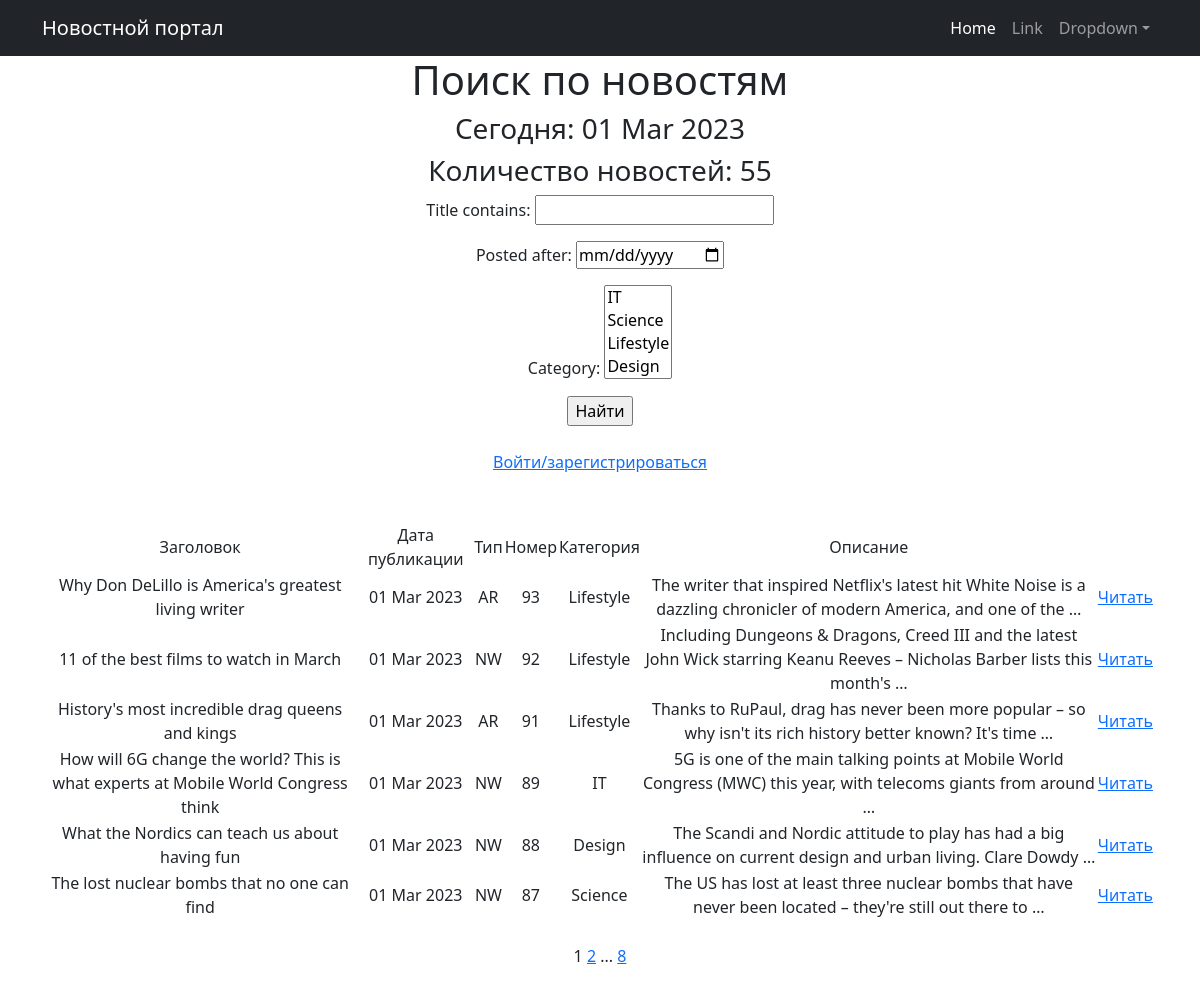
/news/search, run on the app's committed database.
### news/models.py (models this page shows, shortened)
class Post(models.Model):
    author = models.ForeignKey(Author, on_delete=models.CASCADE)
    NEWS = 'NW'
    ARTICLE = 'AR'
    CATEGORY_CHOICES = (
        (NEWS, 'Новость'),
        (ARTICLE, 'Статья'),
    )
    categoryType = models.CharField(max_length=2, choices=CATEGORY_CHOICES, default=ARTICLE)
    dateCreation = models.DateTimeField(auto_now_add=True)
    postCategory = models.ManyToManyField(Category, through='PostCategory')
    title = models.CharField(max_length=128)
    text = models.TextField()
    rating = models.SmallIntegerField(default=0)

class Category(models.Model):
    name = models.CharField(max_length=64, unique=True)
    subscribers = models.ManyToManyField(User, related_name='categories')
    class Meta:
        verbose_name = 'Category'
        verbose_name_plural = 'Categories'
    def __str__(self):
        return self.name

### news/views.py (the view)
# urls.py: path('search', NewsSearchList.as_view(), name='search'),
class NewsSearchList(ListView):
    model = Post
    ordering = '-dateCreation'
    template_name = 'search.html'
    context_object_name = 'news'
    paginate_by = 7
    def get_queryset(self):
        queryset = super().get_queryset()
        self.filterset = NewsFilter(self.request.GET, queryset)
        return self.filterset.qs
    def get_context_data(self, **kwargs):
        context = super().get_context_data(**kwargs)
        context['all_news'] = Post.objects.all()
        context['filterset'] = self.filterset
        return context

### news/templatetags/custom_filters.py (called while the page is built)
@register.filter()
def censor(value):
    censor_replace = str(value)
    for key in censored_words.keys():
        censor_replace = censor_replace.replace(key, censored_words[key])
    return censor_replace

### news/templatetags/custom_tags.py (called while the page is built)
@register.simple_tag()
def current_time(format_string='%d %b %Y'):
   return datetime.utcnow().strftime(format_string)

@register.simple_tag(takes_context=True)
def url_replace(context, **kwargs):
   d = context['request'].GET.copy()
   for k, v in kwargs.items():
       d[k] = v
   return d.urlencode()

### templates/search.html (shortened to what this page needs)
{% extends 'flatpages/default.html' %}
{% load custom_filters %}
{% load custom_tags %}
{% block content %}
   <h1>Поиск по новостям</h1>
   <h3>Сегодня: {% current_time '%d %b %Y' %}</h3>
   <h3>Количество новостей: {{ all_news|length }}</h3>
   <form action="" method="get">
       {{ filterset.form.as_p }}
       <input type="submit" value="Найти" />
   </form>
<br>
{% if user.is_authenticated %}
<a href="{% url 'logout' %}">Выйти из аккаунта</a><br><br><br>
{% else %}
<a href="{% url 'login' %}">Войти/зарегистрироваться</a><br><br><br>
{% endif %}
       <table>
          <tr>
               <td>   Заголовок   </td>
               <td>   Дата публикации   </td>
               <td>   Тип   </td>
               <td>   Номер   </td>
               <td>   Категория   </td>
               <td>  Описание   </td>
           </tr>
           {% for post in news %}
           {% for cat in post.postCategory.all %}
           <tr>
               <td>{{ post.title|censor }}</td>
               <td>{{ post.dateCreation|date:'d M Y' }}</td>
               <td>{{ post.categoryType }}</td>
               <td>{{ post.pk }}</td>
               <td>{{ cat.name }}</td>
               <td>{{ post.text|truncatewords:20|censor }}</td>
               <td><a href='{% url 'post_detail' post.id %}'>Читать</a></td>
                <td>
               </td>
               <td>
               </td>
           </tr>
           {% endfor %}
           {% endfor %}
       </table>
<br>
   {{ page_obj.number }}
   {% if page_obj.has_next %}
       <a href="?{% url_replace page=page_obj.next_page_number %}">{{ page_obj.next_page_number }}</a>
       {% if paginator.num_pages != page_obj.next_page_number %}
           ...
           <a href="?{% url_replace page=page_obj.paginator.num_pages %}">{{ page_obj.paginator.num_pages }}</a>
       {% endif %}
   {% endif %}
<br><br>
{% endblock content %}

### data on the page
Post: title|censor "Why Don DeLillo is America's greatest living writer", dateCreation "01 Mar 2023", categoryType "AR", pk "93", text|censor "The writer that inspired Netflix's latest hit White Noise is a dazzling chronicler of modern America, and one of the …"
Category: name "Lifestyle"
Post: title|censor "11 of the best films to watch in March", dateCreation "01 Mar 2023", categoryType "NW", pk "92", text|censor "Including Dungeons & Dragons, Creed III and the latest John Wick starring Keanu Reeves – Nicholas Barber lists this month's …"
Post: title|censor "History's most incredible drag queens and kings", dateCreation "01 Mar 2023", categoryType "AR", pk "91", text|censor "Thanks to RuPaul, drag has never been more popular – so why isn't its rich history better known? It's time …"
Post: title|censor "How will 6G change the world? This is what experts at Mobile World Congress think", dateCreation "01 Mar 2023", categoryType "NW", pk "89", text|censor "5G is one of the main talking points at Mobile World Congress (MWC) this year, with telecoms giants from around …"
Category: name "IT"
Post: title|censor "What the Nordics can teach us about having fun", dateCreation "01 Mar 2023", categoryType "NW", pk "88", text|censor "The Scandi and Nordic attitude to play has had a big influence on current design and urban living. Clare Dowdy …"
Category: name "Design"
Post: title|censor "The lost nuclear bombs that no one can find", dateCreation "01 Mar 2023", categoryType "NW", pk "87", text|censor "The US has lost at least three nuclear bombs that have never been located – they're still out there to …"
Category: name "Science"

### other printed values
{{ all_news|length }} "55"
{{ page_obj.number }} "1"
{{ page_obj.next_page_number }} "2"
{{ page_obj.paginator.num_pages }} "8"
